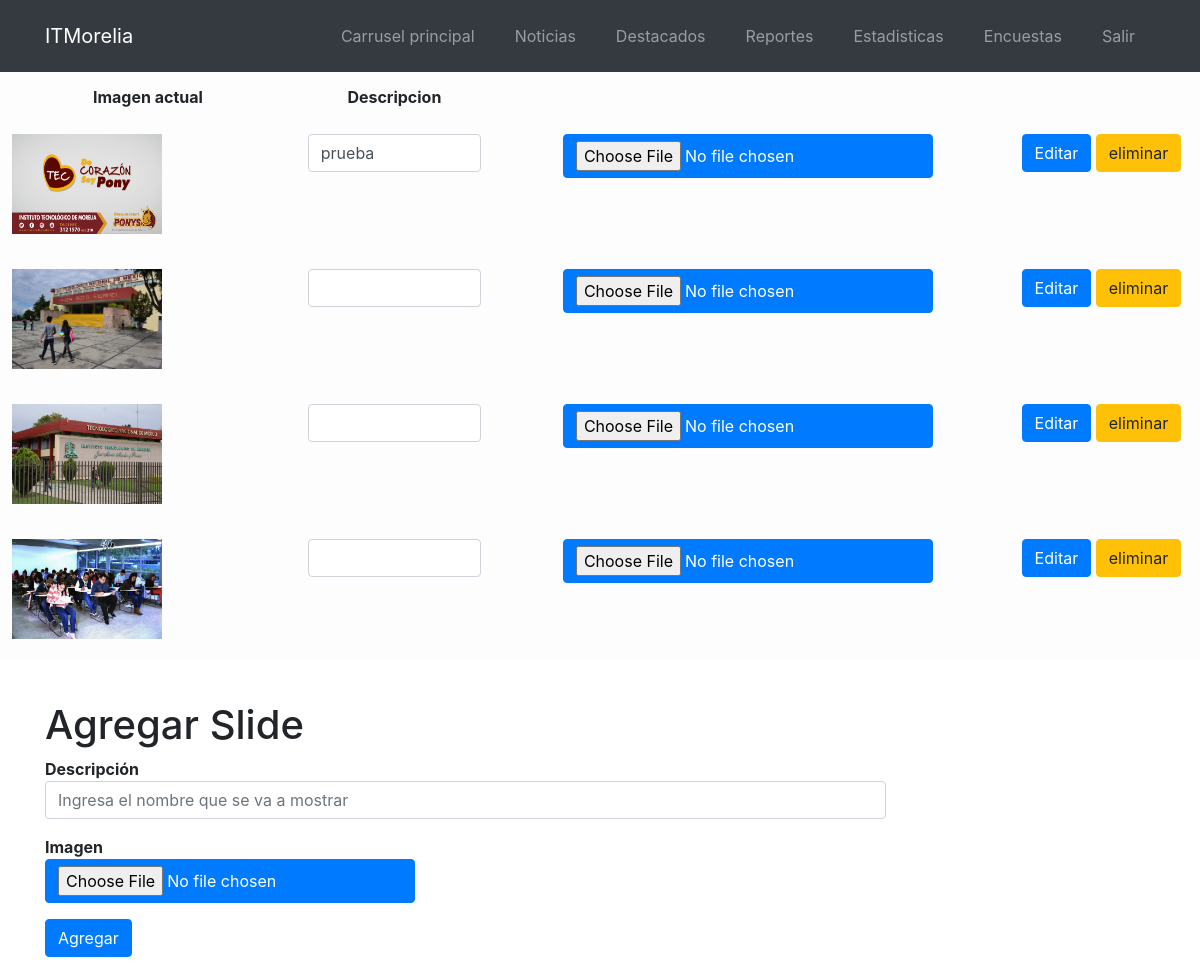
Page /admin/vistas/editCarru.php (signed in) on the committed database.
### tables this page shows
CREATE TABLE `slides` (
  `id` int(11) NOT NULL AUTO_INCREMENT,
  `dir` varchar(200) NOT NULL,
  `text` varchar(500) DEFAULT NULL,
  PRIMARY KEY (`id`)
);

### admin/includes/scripts.php (called while the page is built, shortened)
<?php
class scripts {
    public function verNoticias(){
        include "config.php";
        $sql = "SELECT * FROM slides";
        $result = mysqli_query($link, $sql);
        return $result;
    }
}

### admin/vistas/editCarru.php (the view, shortened to what this page needs)
<?php
include_once '../includes/scripts.php';
$scrip = new scripts();
$carru=$scrip->verNoticias();
 include_once 'head.php';
 ?>
<table class="table table-light table-bordered-black">
    <tbody>
        <tr>
            <th width="10%" class="text-center">Imagen actual</th>
            <th width="10%" class="text-center">Descripcion</th>
        </tr>
<?php  while($row = $carru->fetch_assoc()){?>
  <tr>
        <form action="../includes/post.php" enctype="multipart/form-data" method="post">
            <td width="15%">
                <img src="../../<?php echo $row['dir'];?>"  width="150" height="100" >
            </td>
            <td width="10%" class="text-center"> <input class="form-control" placeholder="<?php echo  $row['text'];   ?>" value="<?php echo  $row['text'];   ?>" name="text" id="text" type="text" ></td>
            <td width="15%" class="text-center">
				<input class="btn btn-primary"  name="imagen" id="imagen" type="file">
            </td>
            <td width="10%" class="text-center">
                    <button class="btn btn-primary"
                        name="btnAccion"
                        value="editar"
                        type="submit">Editar
                    </button>
                    <button class="btn btn-warning"
                        name="btnAccion"
                        value="eliminar"
                        type="submit">eliminar
                    </button>
                    <br><br><br><br>
            </td>
        </form>
        <?php } ?>
    </tbody>
</table>
<?php include_once 'agrSlide.php'; ?>
</body>

### rows in the picture
slides: dir (picture), text "prueba"
slides: dir (picture)
slides: dir (picture)
slides: dir (picture)
